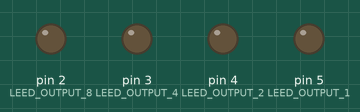
Simulated run of this sketch. Board: Arduino Uno, built with avr-gcc and run on an emulated ATmega328P. Shown: output pins drawn as LEDs (lit = HIGH).

Above: at 0.5 s.
At 2.5 s:
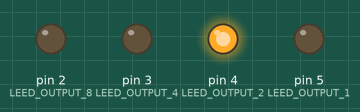
At 4.5 s:
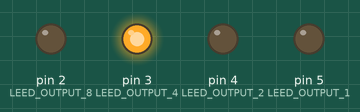
At 9.5 s:
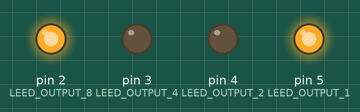
At 14.5 s:
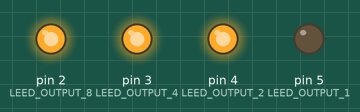
At 19.5 s:
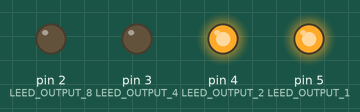
Timing chart, 0 to 20.8 s (numbered marks = the images above):
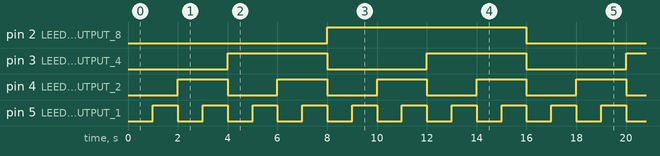

Measured:
- by itself, pin 2 (LEED_OUTPUT_8): alternates HIGH for 8.0 s and LOW for 8.0 s
- by itself, pin 3 (LEED_OUTPUT_4): alternates HIGH for 4.0 s and LOW for 4.0 s
- by itself, pin 4 (LEED_OUTPUT_2): alternates HIGH for 2.0 s and LOW for 2.0 s
- by itself, pin 5 (LEED_OUTPUT_1): alternates HIGH for 1.0 s and LOW for 1.0 s

The sketch:

02_binary_counter.ino
```cpp
const int DELAY = 1000;
const int LEED_OUTPUT_1 = 5;
const int LEED_OUTPUT_2 = 4;
const int LEED_OUTPUT_4 = 3;
const int LEED_OUTPUT_8 = 2;

void blink(int state8, int state4, int state2, int state1)
{
    digitalWrite(LEED_OUTPUT_1, state1);
    digitalWrite(LEED_OUTPUT_2, state2);
    digitalWrite(LEED_OUTPUT_4, state4);
    digitalWrite(LEED_OUTPUT_8, state8);
    delay(DELAY);
}

void setup()
{
    pinMode(LEED_OUTPUT_1, OUTPUT);
    pinMode(LEED_OUTPUT_2, OUTPUT);
    pinMode(LEED_OUTPUT_4, OUTPUT);
    pinMode(LEED_OUTPUT_8, OUTPUT);
}

void loop()
{
    blink(LOW, LOW, LOW, LOW);     // 0
    blink(LOW, LOW, LOW, HIGH);    // 1
    blink(LOW, LOW, HIGH, LOW);    // 2
    blink(LOW, LOW, HIGH, HIGH);   // 3
    blink(LOW, HIGH, LOW, LOW);    // 4
    blink(LOW, HIGH, LOW, HIGH);   // 5
    blink(LOW, HIGH, HIGH, LOW);   // 6
    blink(LOW, HIGH, HIGH, HIGH);  // 7
    blink(HIGH, LOW, LOW, LOW);    // 8
    blink(HIGH, LOW, LOW, HIGH);   // 9
    blink(HIGH, LOW, HIGH, LOW);   // 10
    blink(HIGH, LOW, HIGH, HIGH);  // 11
    blink(HIGH, HIGH, LOW, LOW);   // 12
    blink(HIGH, HIGH, LOW, HIGH);  // 13
    blink(HIGH, HIGH, HIGH, LOW);  // 14
    blink(HIGH, HIGH, HIGH, HIGH); // 15
}
```
